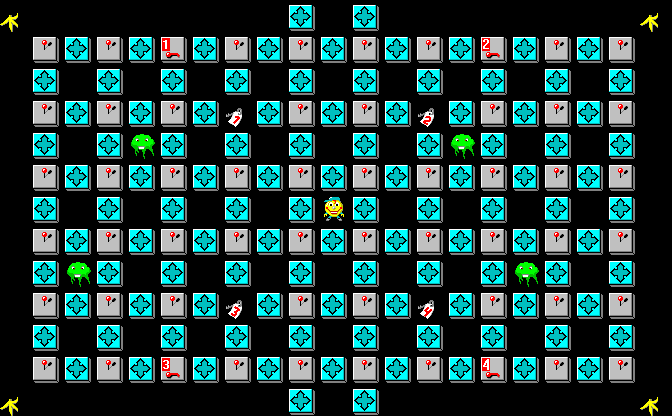

Tiled map render using the project's own tile images. Description and the whole map definition, tile-layer contents included, below:
An orthogonal 21x13 tile map with 32x32 px tiles, 1 tile layer (Tile Layer 1).

<map version="1.9" tiledversion="1.9.1" orientation="orthogonal" renderorder="right-down" width="21" height="13" tilewidth="32" tileheight="32" infinite="0" nextlayerid="2" nextobjectid="1">
 <tileset firstgid="1" source="banania.tsx" />
 <layer id="1" name="Tile Layer 1" width="21" height="13">
  <data encoding="csv">
4, 0, 0, 0, 0, 0, 0, 0, 0, 5, 0, 5, 0, 0, 0, 0, 0, 0, 0, 0, 4
, 0, 3, 5, 3, 5, 19, 5, 3, 5, 3, 5, 3, 5, 3, 5, 20, 5, 3, 5, 3, 0
, 0, 5, 0, 5, 0, 5, 0, 5, 0, 5, 0, 5, 0, 5, 0, 5, 0, 5, 0, 5, 0
, 0, 3, 5, 3, 5, 3, 5, 13, 5, 3, 5, 3, 5, 14, 5, 3, 5, 3, 5, 3, 0
, 0, 5, 0, 5, 10, 5, 0, 5, 0, 5, 0, 5, 0, 5, 10, 5, 0, 5, 0, 5, 0
, 0, 3, 5, 3, 5, 3, 5, 3, 5, 3, 5, 3, 5, 3, 5, 3, 5, 3, 5, 3, 0
, 0, 5, 0, 5, 0, 5, 0, 5, 0, 5, 1, 5, 0, 5, 0, 5, 0, 5, 0, 5, 0
, 0, 3, 5, 3, 5, 3, 5, 3, 5, 3, 5, 3, 5, 3, 5, 3, 5, 3, 5, 3, 0
, 0, 5, 10, 5, 0, 5, 0, 5, 0, 5, 0, 5, 0, 5, 0, 5, 10, 5, 0, 5, 0
, 0, 3, 5, 3, 5, 3, 5, 15, 5, 3, 5, 3, 5, 16, 5, 3, 5, 3, 5, 3, 0
, 0, 5, 0, 5, 0, 5, 0, 5, 0, 5, 0, 5, 0, 5, 0, 5, 0, 5, 0, 5, 0
, 0, 3, 5, 3, 5, 21, 5, 3, 5, 3, 5, 3, 5, 3, 5, 22, 5, 3, 5, 3, 0
, 4, 0, 0, 0, 0, 0, 0, 0, 0, 5, 0, 5, 0, 0, 0, 0, 0, 0, 0, 0, 4
</data>
 </layer>
</map>
